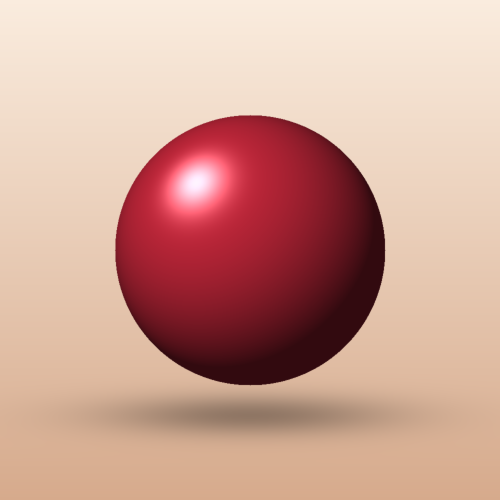
#> input picture data/images/G01_studio1000.png, 1000 x 1000 px (shown at 1/2 size)
$ python -i t03_baseline.py   (imports and definitions only)
#> lines starting #> are read from the running program, lines starting #| are printed output that depends on the picture
"""t03 - BASELINE: JPEG chất lượng 50/75/90 và PNG không mất mát (Đề tài 4, nén ảnh).

Mục tiêu
    Lập mốc so sánh (baseline) cho toàn bộ 20 ảnh sản phẩm, để các task sau (WebP - t04...)
    đối chiếu. Task này KHÔNG đo thời gian (do t10 phụ trách) nên gọi evaluate(repeats=0).

Các bước
    1. Đọc 20 ảnh bằng common.list_images() (nhóm P/T/G).
    2. Với mỗi ảnh chạy 4 cấu hình bằng common.evaluate():
         - JPEG quality = 50, 75, 90 với tham số Pillow MẶC ĐỊNH: subsampling 4:2:0
           (sắc độ lấy mẫu thưa 2x2), optimize=False (bảng Huffman chuẩn, không tối ưu),
           progressive=False. Đây là cấu hình "điển hình" mà đa số website/thư viện dùng
           khi chỉ chọn quality, nên thích hợp làm baseline. Cấu hình tinh chỉnh
           (4:4:4, optimize...) thuộc các task ablation khác.
         - PNG compress_level=9 (zlib mạnh nhất), optimize=False. PNG không mất mát nên
           PSNR = inf, SSIM = 1 (được kiểm tra bằng assert).
    3. Ghi CSV theo từng ảnh và CSV tổng hợp theo nhóm (trung bình + độ lệch chuẩn mẫu, ddof=1).
       Nhóm "ALL" là toàn bộ 20 ảnh. PSNR trung bình của PNG (inf) được bỏ qua (ghi NaN).
    4. Vẽ 3 hình (kiểu IEEE, 300 dpi): dung lượng theo nhóm, chất lượng theo nhóm,
       minh hoạ trực quan (cắt 128x128 phóng nearest x3).

Lưu ý thống kê: trung bình dung lượng KB bị chi phối bởi ảnh 1000x1000 (nhóm T, G có
cả ảnh 500 và 1000), nên bpp là thước đo công bằng hơn khi so sánh giữa các ảnh.
Tỉ lệ nén theo nhóm trong bảng là TRUNG BÌNH CỦA TỈ LỆ từng ảnh (không phải tỉ số của tổng).

Chạy:  cd /home/claude/nen_anh && python src/t03_baseline.py
"""
import os
import sys

import numpy as np
import pandas as pd
import matplotlib

# [1 line not run here, left out]
import matplotlib.pyplot as plt

sys.path.insert(0, os.path.dirname(os.path.abspath(__file__)))
from common import (SEED, GROUP_NAMES, ROOT, list_images, encode, decode, evaluate,  # noqa: E402
                    ensure_dirs, psnr, ssim)

# [1 line not run here, left out]
plt.rcParams["font.family"] = "DejaVu Sans"
plt.rcParams["font.size"] = 11
plt.rcParams["axes.linewidth"] = 1.2

TASK = "t03"
JPEG_Q = [50, 75, 90]
# (nhãn cấu hình, codec, quality, fmt, tham số Pillow)
CONFIGS = [("JPEG q50", "JPEG", 50), ("JPEG q75", "JPEG", 75), ("JPEG q90", "JPEG", 90),
           ("PNG", "PNG", None)]
GROUPS = ["P", "T", "G"]
GCOLOR = {"P": "#1b6ca8", "T": "#c0392b", "G": "#2e8b57"}
HATCH = {"P": "", "T": "//", "G": ".."}
CFG_LABELS = [c[0] for c in CONFIGS]


# [92 lines left out: functions params_of, run_all, by_group, fig_size, fig_quality, not called in this run]


# vùng cắt 128x128: (ảnh, x0, y0, mô tả)
CROPS = [("T05_card500", 212, 88, "T05: giá, nhãn -25%"),
         ("P06_baboon", 120, 20, "P06: mắt, lông")]
ZOOM = 3
CS = 128


# [31 lines left out: function fig_visual, not called in this run]


def channel_error(images):
    """Phân tích cơ chế artefact: PSNR riêng kênh Y (độ sáng) và Cb, Cr (sắc độ) của JPEG
    theo nhóm, và sai số trong 'vùng quanh chữ/cạnh' (điểm ảnh cách cạnh <= 3 px, cạnh = gradient
    độ sáng gốc > 40). Dùng chuyển YCbCr của Pillow (cùng không gian JPEG dùng).
    Mục đích: chứng minh định lượng rằng sắc độ (bị lấy mẫu 4:2:0) sai nhiều hơn độ sáng ở
    ảnh có chữ màu."""
    from scipy.ndimage import binary_dilation
    rows = []
    for name, grp, im in images:
        ref = np.asarray(im.convert("YCbCr")).astype(np.float64)
        gy, gx = np.gradient(ref[..., 0])
        edge = np.hypot(gx, gy) > 40
        near = binary_dilation(edge, iterations=3)
        for q in JPEG_Q:
            rec = decode(encode(im, "JPEG", **params_of("JPEG", q)))
            out = np.asarray(rec.convert("YCbCr")).astype(np.float64)
            row = dict(name=name, group=grp, quality=q, near_edge_frac=near.mean())
            for k, ch in enumerate(["Y", "Cb", "Cr"]):
                e = (ref[..., k] - out[..., k]) ** 2
                row["mse_" + ch] = e.mean()
                row["mse_" + ch + "_near_edge"] = e[near].mean() if near.any() else np.nan
                row["mse_" + ch + "_flat"] = e[~near].mean()
            rows.append(row)
    return pd.DataFrame(rows)


# [19 lines left out: function main, not called in this run]


# [2 lines not run here, left out]

>>> import cv2
>>> picture = cv2.imread('../data/images/G01_studio1000.png', cv2.IMREAD_GRAYSCALE)
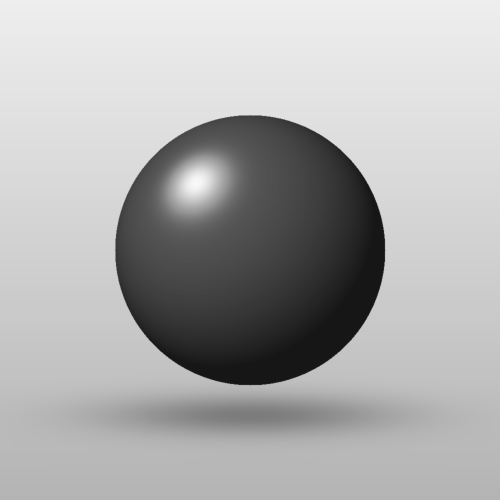
#> picture: shape (1000, 1000) (shown at 1/2 size); min 22, max 248, mean 173.5
#> (the run stopped early here; a loop or call above may not have finished)

$ run again, on data/images/G05_studio500_noise.png
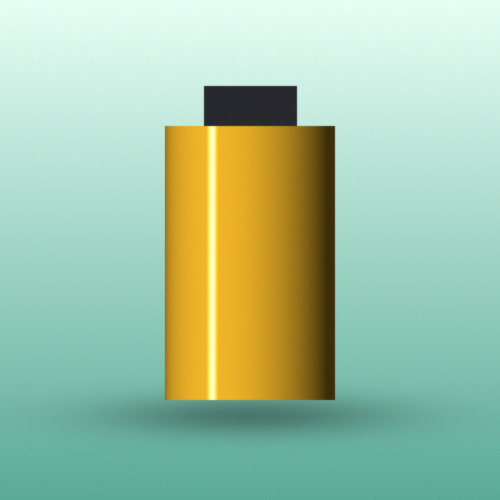
#> input picture data/images/G05_studio500_noise.png, 500 x 500 px
#> `picture = cv2.imread('../data/images/G01_studio1000.png', cv2.IMREAD_G..`:
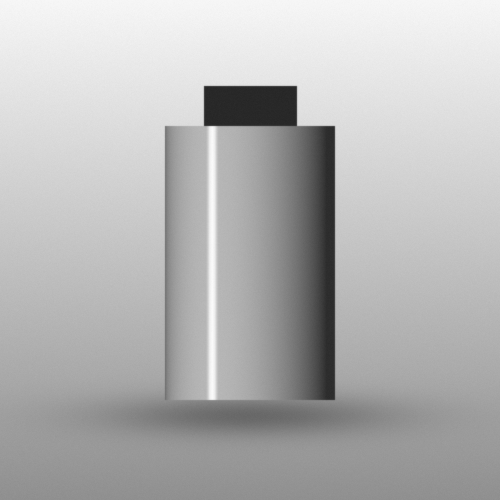
#> picture: shape (500, 500); min 37, max 250, mean 181.5

$ run again, on data/images/G06_studio500_noise.png
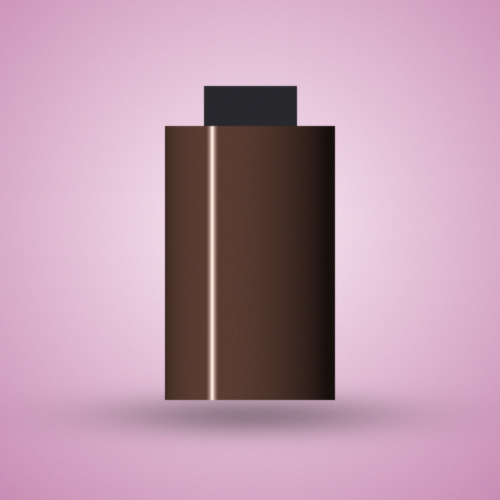
#> input picture data/images/G06_studio500_noise.png, 500 x 500 px
#> `picture = cv2.imread('../data/images/G01_studio1000.png', cv2.IMREAD_G..`:
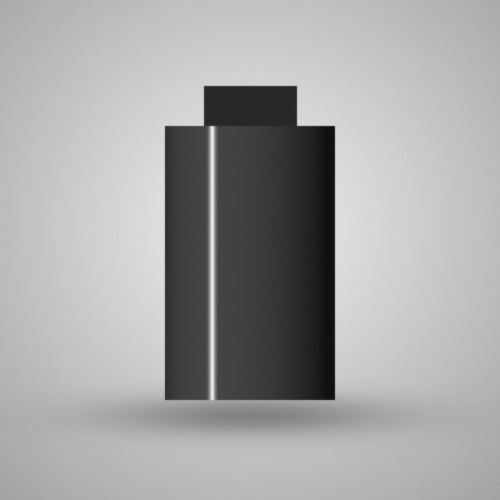
#> picture: shape (500, 500); min 13, max 240, mean 164.9
